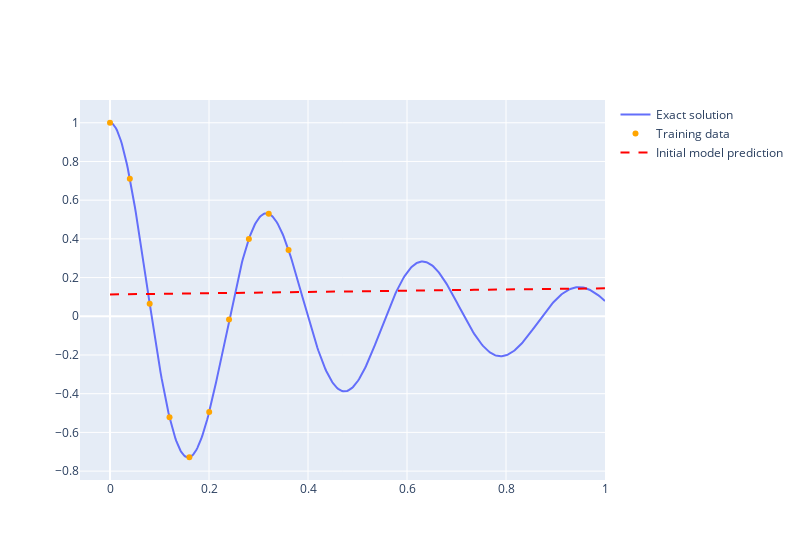

Write notebook code for a chart like this one.
### Code cell
# Initial state of the model

model_y0 = jax.vmap(model)(exact.x)

initial_model = Data(exact.x, model_y0)

plot_interactive(
    [
        exact_plot,
        train_plot,
        PlotData(
            data=initial_model,
            plot_type="line",
            line_style=("--", "dash"),
            label="Initial model prediction",
            color="red",
        ),
    ]
)

### Figure 1 — Plotly figure (JSON) as saved in the notebook; plotly's stock layout.template omitted (floating-point values rounded to 4 significant figures; data arrays with more than 128 entries replaced by an {"elided": "..."} marker saying what was removed)
{"data": [{"line": {"dash": "solid"}, "mode": "lines", "name": "Exact solution", "type": "scatter", "x": {"elided": "500 float values"}, "y": {"elided": "500 float values"}}, {"marker": {"color": "orange"}, "mode": "markers", "name": "Training data", "type": "scatter", "x": [0.0, 0.04008, 0.08016, 0.1202, 0.1603, 0.2004, 0.2405, 0.2806, 0.3206, 0.3607], "y": [1.0, 0.711, 0.06483, -0.5221, -0.7284, -0.4943, -0.0168, 0.3994, 0.5293, 0.3421]}, {"line": {"color": "red", "dash": "dash"}, "mode": "lines", "name": "Initial model prediction", "type": "scatter", "x": {"elided": "500 float values"}, "y": {"elided": "500 float values"}}], "layout": {"width": 800}}
